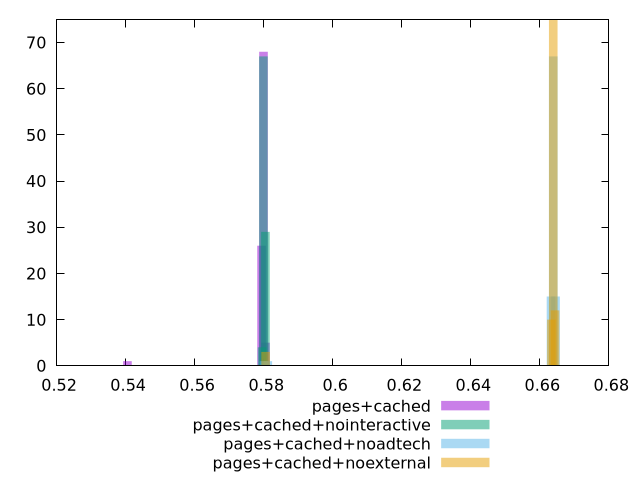

Write the gnuplot code that produced this figure.
$_pagesCached <<EOF
0.5405141542328713 1
0.5799324551263589 68
0.5793746489816398 26
0.5804902612710782 5
EOF
$_pagesCachedNointeractive <<EOF
0.5799088914242007 67
0.5804828692118195 29
0.5795262395657882 4
EOF
$_pagesCachedNoadtech <<EOF
0.6638874336501078 67
0.6645421549850685 15
0.6632327123151471 15
0.5805195836651174 1
0.5800831027751435 1
0.5811743050000779 1
EOF
$_pagesCachedNoexternal <<EOF
0.663351037161853 10
0.6638807292330496 75
0.580542510031454 3
0.6644104213042462 12
EOF
set key outside below
set terminal pngcairo
set output "report_00005_2020-11-02T22-26-11.212Z/uses-rel-preload/uses-rel-preload_pages+cached_pages+cached+nointeractive_pages+cached+noadtech_pages+cached+noexternal+hist.png"
set boxwidth 0.0024805600150439445
set style fill transparent solid 0.5 noborder
set yrange [0:75]
plot $_pagesCached title "pages+cached" with boxes ,$_pagesCachedNointeractive title "pages+cached+nointeractive" with boxes ,$_pagesCachedNoadtech title "pages+cached+noadtech" with boxes ,$_pagesCachedNoexternal title "pages+cached+noexternal" with boxes ,
